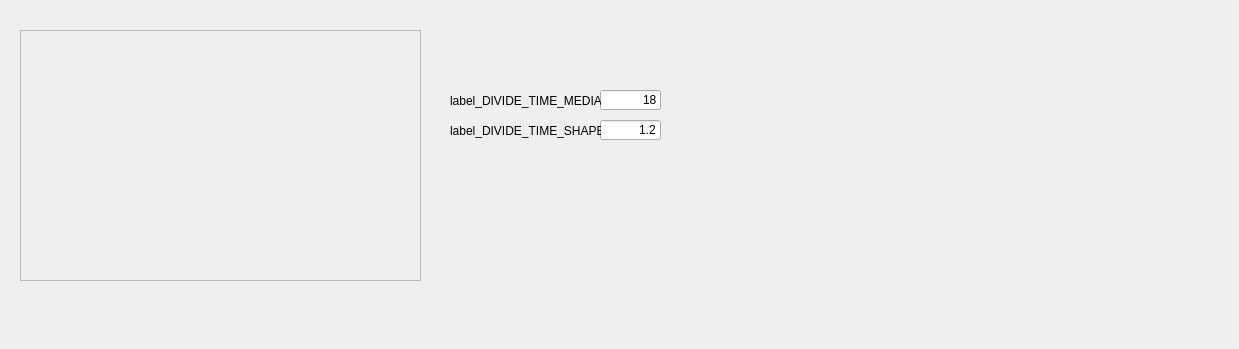
          <widget class="QWidget" name="tab_cells">
           <property name="enabled">
            <bool>true</bool>
           </property>
           <attribute name="title">
            <string>Cells</string>
           </attribute>
           <widget class="QwtPlot" name="qwtPlot_DIVIDE_TIME">
            <property name="enabled">
             <bool>true</bool>
            </property>
            <property name="geometry">
             <rect>
              <x>20</x>
              <y>30</y>
              <width>401</width>
              <height>251</height>
             </rect>
            </property>
            <property name="frameShape">
             <enum>QFrame::StyledPanel</enum>
            </property>
            <property name="frameShadow">
             <enum>QFrame::Raised</enum>
            </property>
           </widget>
           <widget class="QLineEdit" name="line_DIVIDE_TIME_MEDIAN">
            <property name="enabled">
             <bool>true</bool>
            </property>
            <property name="geometry">
             <rect>
              <x>600</x>
              <y>90</y>
              <width>61</width>
              <height>20</height>
             </rect>
            </property>
            <property name="text">
             <string>18</string>
            </property>
            <property name="alignment">
             <set>Qt::AlignRight|Qt::AlignTrailing|Qt::AlignVCenter</set>
            </property>
           </widget>
           <widget class="QLineEdit" name="line_DIVIDE_TIME_SHAPE">
            <property name="geometry">
             <rect>
              <x>600</x>
              <y>120</y>
              <width>61</width>
              <height>20</height>
             </rect>
            </property>
            <property name="text">
             <string>1.2</string>
            </property>
            <property name="alignment">
             <set>Qt::AlignRight|Qt::AlignTrailing|Qt::AlignVCenter</set>
            </property>
           </widget>
           <widget class="QMyLabel" name="label_DIVIDE_TIME_MEDIAN">
            <property name="geometry">
             <rect>
              <x>450</x>
              <y>90</y>
              <width>151</width>
              <height>21</height>
             </rect>
            </property>
            <property name="text">
             <string>label_DIVIDE_TIME_MEDIAN</string>
            </property>
           </widget>
           <widget class="QMyLabel" name="label_DIVIDE_TIME_SHAPE">
            <property name="geometry">
             <rect>
              <x>450</x>
              <y>120</y>
              <width>151</width>
              <height>21</height>
             </rect>
            </property>
            <property name="text">
             <string>label_DIVIDE_TIME_SHAPE</string>
            </property>
           </widget>
           <widget class="QWidget" name="widget_key" native="true">
            <property name="geometry">
             <rect>
              <x>1030</x>
              <y>10</y>
              <width>200</width>
              <height>330</height>
             </rect>
            </property>
           </widget>
          </widget>
